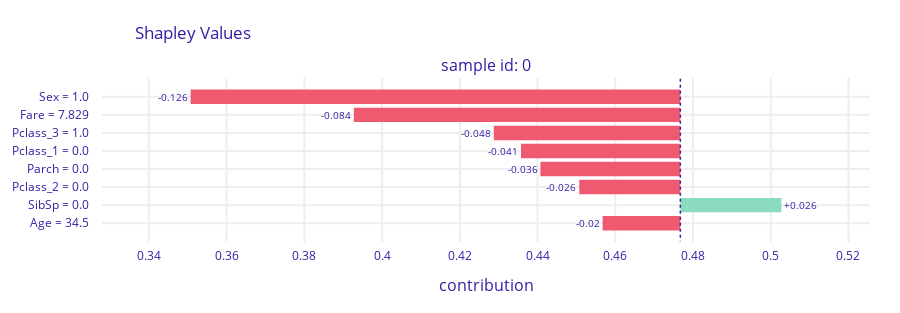

The cell this chart's notebook holds for it:
### Code cell
explainer_rf.predict_parts(df_titanic_test_x.iloc[0:1],
                                      type="unbiased_kernel_shap", label=f'sample id: 0').plot()

### Figure 1 — Plotly figure (JSON) as saved in the notebook; plotly's stock layout.template omitted (floating-point values rounded to 4 significant figures)
{"data": [{"base": 0.4767, "hoverinfo": "text", "hoverlabel": {"bgcolor": "rgba(0,0,0,0.8)"}, "hovertext": ["Average response: 0.477<br>Prediction: 0.122<br>Sex = 1.0<br>decreases average response <br>by 0.126", "Average response: 0.477<br>Prediction: 0.122<br>Fare = 7.829<br>decreases average response <br>by 0.084", "Average response: 0.477<br>Prediction: 0.122<br>Pclass_3 = 1.0<br>decreases average response <br>by 0.048", "Average response: 0.477<br>Prediction: 0.122<br>Pclass_1 = 0.0<br>decreases average response <br>by 0.041", "Average response: 0.477<br>Prediction: 0.122<br>Parch = 0.0<br>decreases average response <br>by 0.036", "Average response: 0.477<br>Prediction: 0.122<br>Pclass_2 = 0.0<br>decreases average response <br>by 0.026", "Average response: 0.477<br>Prediction: 0.122<br>SibSp = 0.0<br>increases average response <br>by 0.026", "Average response: 0.477<br>Prediction: 0.122<br>Age = 34.5<br>decreases average response <br>by 0.02"], "marker": {"color": ["#f05a71", "#f05a71", "#f05a71", "#f05a71", "#f05a71", "#f05a71", "#8bdcbe", "#f05a71"]}, "orientation": "h", "showlegend": false, "text": ["-0.126", "-0.084", "-0.048", "-0.041", "-0.036", "-0.026", "+0.026", "-0.02"], "textposition": "outside", "type": "bar", "x": [-0.126, -0.084, -0.048, -0.041, -0.036, -0.026, 0.026, -0.02], "xaxis": "x", "y": ["Sex = 1.0", "Fare = 7.829", "Pclass_3 = 1.0", "Pclass_1 = 0.0", "Parch = 0.0", "Pclass_2 = 0.0", "SibSp = 0.0", "Age = 34.5"], "yaxis": "y"}], "layout": {"annotations": [{"font": {"size": 16}, "showarrow": false, "text": "sample id: 0", "x": 0.5, "xanchor": "center", "xref": "paper", "y": 1, "yanchor": "bottom", "yref": "paper"}, {"font": {"size": 16}, "showarrow": false, "text": "contribution", "x": 0.5, "xanchor": "center", "xref": "paper", "y": 0, "yanchor": "top", "yref": "paper", "yshift": -30}], "font": {"color": "#371ea3"}, "height": 313, "margin": {"b": 71, "r": 30, "t": 78}, "shapes": [{"line": {"color": "#371ea3", "dash": "dot", "width": 1.5}, "type": "line", "x0": 0.4767, "x1": 0.4767, "xref": "x", "y0": -1, "y1": 8, "yref": "y"}], "title": {"text": "Shapley Values", "x": 0.15}, "xaxis": {"anchor": "y", "automargin": true, "domain": [0, 1], "fixedrange": true, "gridwidth": 2, "range": [0.3279, 0.5255], "tickcolor": "white", "ticklen": 3, "ticks": "outside", "type": "linear", "zeroline": false}, "yaxis": {"anchor": "x", "automargin": true, "autorange": "reversed", "domain": [0, 1], "fixedrange": true, "gridwidth": 2, "tickcolor": "white", "ticklen": 10, "ticks": "outside", "type": "category"}}}
